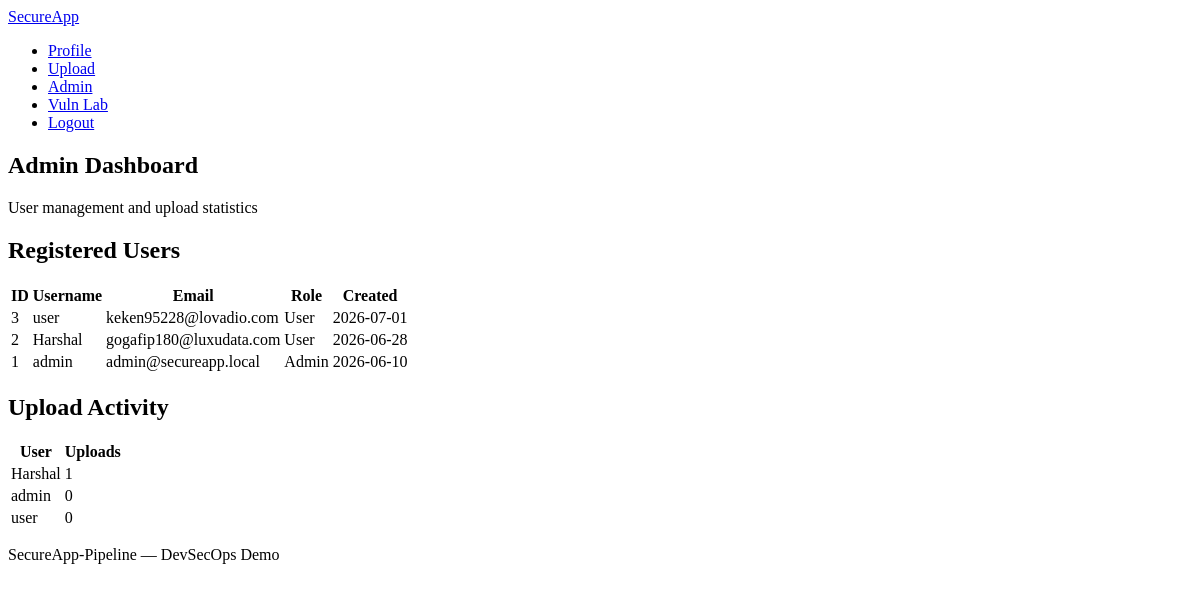
The page /admin (signed in) on the database as committed earlier.
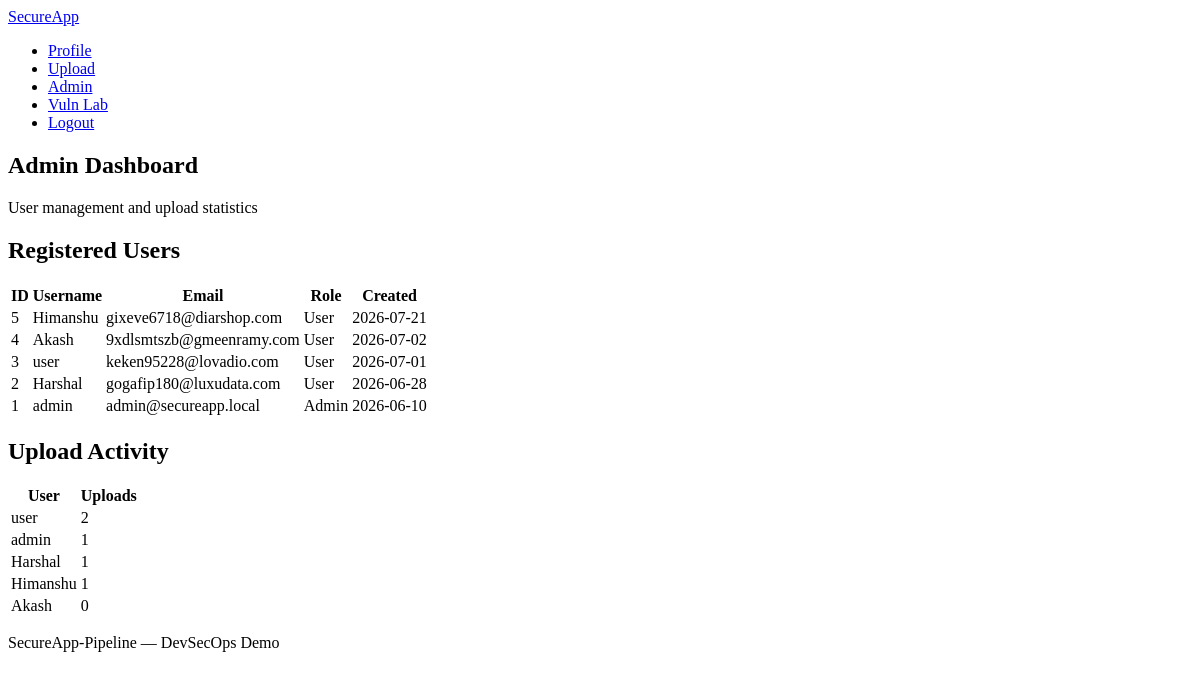
The same page on the database as committed later.
### tables this page shows
CREATE TABLE users (
            id INTEGER PRIMARY KEY AUTOINCREMENT,
            username TEXT UNIQUE NOT NULL,
            email TEXT UNIQUE NOT NULL,
            password_hash TEXT NOT NULL,
            is_admin INTEGER NOT NULL DEFAULT 0,
            created_at TEXT NOT NULL
        );

### app.py (the view)
@app.route("/admin")
@admin_required
def admin():
    users = get_db().execute(
        """
        SELECT id, username, email, is_admin, created_at
        FROM users
        ORDER BY created_at DESC
        """
    ).fetchall()
    upload_stats = get_db().execute(
        """
        SELECT u.username, COUNT(up.id) AS upload_count
        FROM users u
        LEFT JOIN uploads up ON u.id = up.user_id
        GROUP BY u.id
        ORDER BY upload_count DESC
        """
    ).fetchall()
    return render_template("admin.html", users=users, upload_stats=upload_stats)

### app.py (called while the page is built)
def get_db():
    if "db" not in g:
        g.db = sqlite3.connect(DATABASE)
        g.db.row_factory = sqlite3.Row
    return g.db

def admin_required(view):
    @wraps(view)
    def wrapped_view(**kwargs):
        if "user_id" not in session:
            flash("Please log in to continue.", "warning")
            return redirect(url_for("login"))
        if not session.get("is_admin"):
            flash("Admin access required.", "danger")
            return redirect(url_for("profile"))
        return view(**kwargs)
    return wrapped_view

def current_user():
    if "user_id" not in session:
        return None
    return get_db().execute(
        "SELECT id, username, email, is_admin, created_at FROM users WHERE id = ?",
        (session["user_id"],),
    ).fetchone()

@app.before_request
def start_timer():
    request.start_time = time.time()

@app.after_request
def after_request(response):
    REQUEST_COUNT.labels(
        request.method,
        request.path
    ).inc()
    if hasattr(request, "start_time"):
        REQUEST_LATENCY.observe(
            time.time() - request.start_time
        )
    return response

@app.before_request
def load_logged_in_user():
    g.user = current_user()

### templates/admin.html (shortened to what this page needs)
{% extends "base.html" %}
{% block content %}
<section class="page-header">
    <h1>Admin Dashboard</h1>
    <p class="subtitle">User management and upload statistics</p>
</section>
<div class="card-grid">
    <article class="card card-wide">
        <h2>Registered Users</h2>
        <table class="data-table">
            <thead>
                <tr>
                    <th>ID</th>
                    <th>Username</th>
                    <th>Email</th>
                    <th>Role</th>
                    <th>Created</th>
                </tr>
            </thead>
            <tbody>
                {% for user in users %}
                    <tr>
                        <td>{{ user.id }}</td>
                        <td>{{ user.username }}</td>
                        <td>{{ user.email }}</td>
                        <td>{{ "Admin" if user.is_admin else "User" }}</td>
                        <td>{{ user.created_at[:10] }}</td>
                    </tr>
                {% endfor %}
            </tbody>
        </table>
    </article>
    <article class="card">
        <h2>Upload Activity</h2>
        <table class="data-table">
            <thead>
                <tr>
                    <th>User</th>
                    <th>Uploads</th>
                </tr>
            </thead>
            <tbody>
                {% for stat in upload_stats %}
                    <tr>
                        <td>{{ stat.username }}</td>
                        <td>{{ stat.upload_count }}</td>
                    </tr>
                {% endfor %}
            </tbody>
        </table>
    </article>
</div>
{% endblock %}

### templates/base.html (shortened to what this page needs)
<!DOCTYPE html>
<html lang="en">
<head>
    <link rel="stylesheet" href="{{ url_for('static', filename='css/style.css') }}">
</head>
<body>
    <nav class="navbar">
        <div class="nav-brand">
            <a href="{{ url_for('index') }}">SecureApp</a>
        </div>
        <ul class="nav-links">
            {% if g.user %}
                <li><a href="{{ url_for('profile') }}">Profile</a></li>
                <li><a href="{{ url_for('upload') }}">Upload</a></li>
                {% if g.user.is_admin %}
                    <li><a href="{{ url_for('admin') }}">Admin</a></li>
                {% endif %}
                <li><a href="{{ url_for('vulnerable.index') }}">Vuln Lab</a></li>
                <li><a href="{{ url_for('logout') }}">Logout</a></li>
            {% else %}
                <li><a href="{{ url_for('login') }}">Login</a></li>
                <li><a href="{{ url_for('register') }}">Register</a></li>
                <li><a href="{{ url_for('vulnerable.index') }}">Vuln Lab</a></li>
            {% endif %}
        </ul>
    </nav>
    <main class="container">
        {% block content %}{% endblock %}
    </main>
    <footer class="footer">
        <p>SecureApp-Pipeline &mdash; DevSecOps Demo</p>
    </footer>
</body>
</html>

Rows that differ between the two databases and show on the page:
added users: id "5", username "Himanshu", email "gixeve6718@diarshop.com", is_admin "User", created_at "2026-07-21", upload_count "1"
added users: id "4", username "Akash", email "9xdlsmtszb@gmeenramy.com", is_admin "User", created_at "2026-07-02", upload_count "0"
shown differently, row unchanged: users "user": upload_count "0" → "2"; moves up the list
shown differently, row unchanged: users "admin": upload_count "0" → "1"; moves down the list
